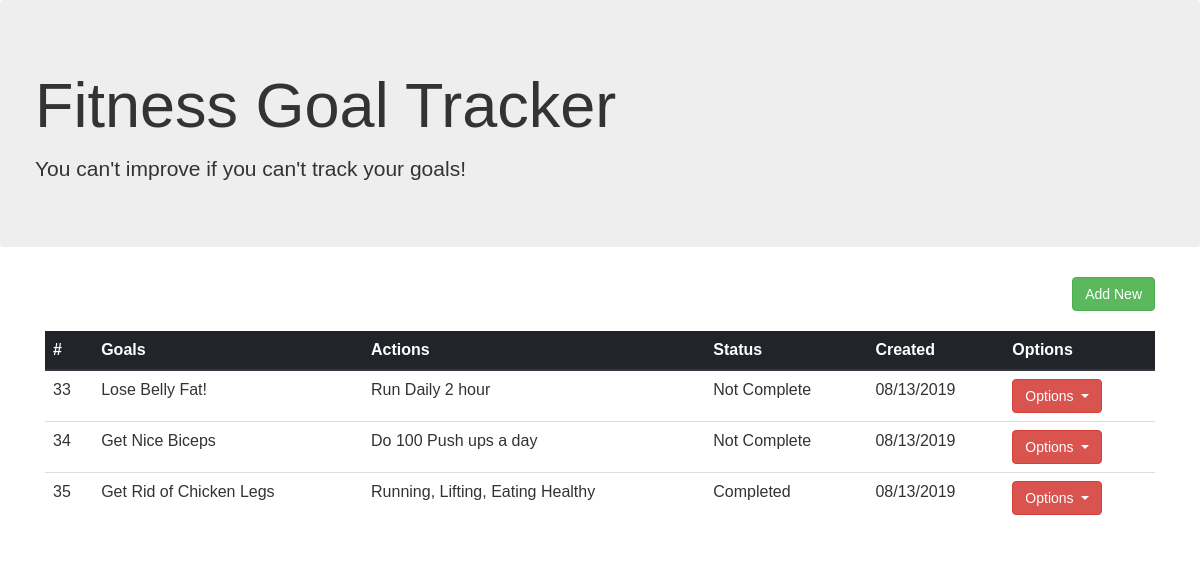
The page / on the database its author committed.
### tables this page shows
CREATE TABLE `goals` (
  `id` int(11) NOT NULL,
  `name` longtext NOT NULL,
  `actions` longtext NOT NULL,
  `status` tinyint(2) NOT NULL DEFAULT '1' COMMENT '0-inactive,1-active',
  `created` bigint(20) DEFAULT '0'
);

### application/controllers/Home.php (called while the page is built, shortened)
<?php
class Home extends CI_Controller {
	public function index()
	{
	$query = $this->db->get("goals");
	$data['rows'] = $query->result();
		$this->load->view('include/header');
		$this->load->view('index', $data);
		$this->load->view('include/footer');
	}
}

### index.php (called while the page is built, shortened)
<?php
require_once BASEPATH.'core/CodeIgniter.php';

### application/helpers/other_helper.php (called while the page is built, shortened)
<?php
function get_site_url($uri=''){
	return 'http://localhost/fitness/index.php/'.$uri;
}
?>

### application/views/index.php (the view, shortened to what this page needs)
<main role="main">
  <div class="jumbotron">
    <div class="container">
      <h1 class="display-4">Fitness Goal Tracker</h1>
      <p>You can't improve if you can't track your goals!</p>
    </div>
  </div>
<div class="container">
  <a class="btn btn-success float-right" style="margin-bottom: 20px;" href="<?php echo get_site_url('goals/add'); ?>">Add New</a>
<table class="table">
  <thead class="thead-dark">
    <tr>
      <th scope="col">#</th>
      <th scope="col">Goals</th>
      <th scope="col">Actions</th>
      <th scope="col">Status</th>
      <th scope="col">Created</th>
     <th scope="col">Options</th>
    </tr>
  </thead>
  <tbody>
    <?php if($rows): ?>
        <?php foreach($rows as $row): ?>
            <tr>
            <td> <?php echo $row->id; ?></td>
            <td> <?php echo $row->name; ?></td>
            <td><?php echo $row->actions; ?></td>
            <?php if ($row->status == 1) {  ?>
             <td>Not Complete</td>
           <?php  } else { ?>
            <td>Completed</td>
           <?php } ?>
             <td><?php echo date('m/d/Y', $row->created); ?></td>
          <td>  <div class="dropdown">
  <button class="btn btn-danger dropdown-toggle" type="button" id="dropdownMenuButton" data-toggle="dropdown" aria-haspopup="true" aria-expanded="false">
    Options
  </button>
</div>
</td>
            </tr>
        <?php endforeach; ?>
    <?php endif; ?>
  </tbody>
</table>
  </div>
</main>

### application/views/include/header.php (shortened to what this page needs)
<html>
<head>
<link rel="stylesheet" href="https://maxcdn.bootstrapcdn.com/bootstrap/4.0.0/css/bootstrap.min.css">
<link rel="stylesheet" href="http://maxcdn.bootstrapcdn.com/bootstrap/3.2.0/css/bootstrap.min.css">
</head>
<body>

### application/views/include/footer.php (shortened to what this page needs)
</body>
</html>

### application/views/include/header.php (style rules this page uses)
body { font-family: Arial; margin: 0; }

### rows shown on the page
goals: id "33", name "Lose Belly Fat!", actions "Run Daily 2 hour", status "Not Complete", created "08/13/2019"
goals: id "34", name "Get Nice Biceps", actions "Do 100 Push ups a day", status "Not Complete", created "08/13/2019"
goals: id "35", name "Get Rid of Chicken Legs", actions "Running, Lifting, Eating Healthy", status "Completed", created "08/13/2019"
